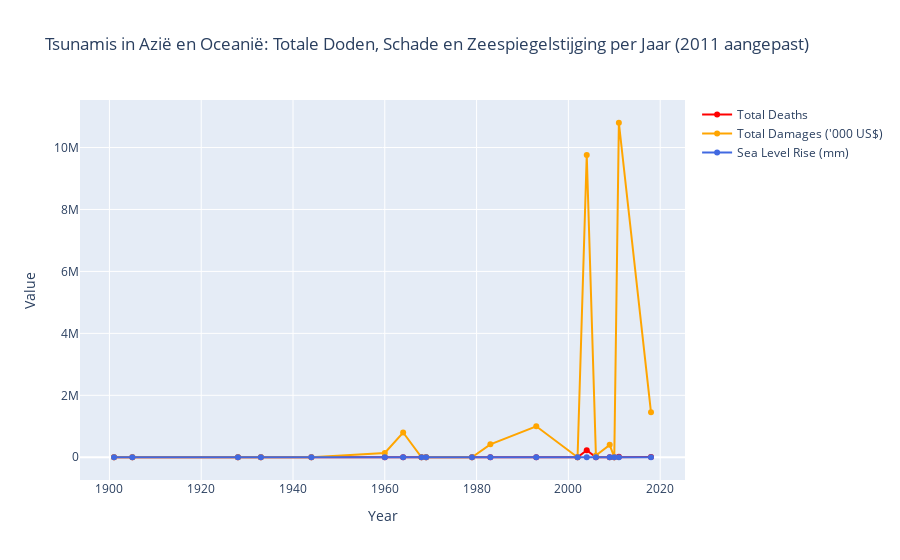

The code cell stored with this chart in its notebook:
### Code cell
import plotly.graph_objects as go

merged_df['Year'] = merged_df['Year'].astype(int)
df = merged_df[merged_df['Region'].str.contains('Asia|Oceania', case=False, na=False)]

yearly_deaths = df.groupby('Year')['Total Deaths'].sum()
yearly_damages = df.groupby('Year')["Total Damages ('000 US$)"].sum()
yearly_sealevel = df.groupby('Year')['mmfrom1993-2008average'].mean()

# Pas alleen Total Damages van 2011 aan:
yearly_damages.loc[2011] = 10_800_000  # 10.8 miljoen

fig = go.Figure()

fig.add_trace(go.Scatter(
    x=yearly_deaths.index,
    y=yearly_deaths.values,
    mode='lines+markers',
    name='Total Deaths',
    line=dict(color='red')
))

fig.add_trace(go.Scatter(
    x=yearly_damages.index,
    y=yearly_damages.values,
    mode='lines+markers',
    name="Total Damages ('000 US$)",
    line=dict(color='orange')
))

fig.add_trace(go.Scatter(
    x=yearly_sealevel.index,
    y=yearly_sealevel.values,
    mode='lines+markers',
    name='Sea Level Rise (mm)',
    line=dict(color='royalblue')
))

fig.update_layout(
    title="Tsunamis in Azië en Oceanië: Totale Doden, Schade en Zeespiegelstijging per Jaar (2011 aangepast)",
    xaxis_title="Year",
    yaxis_title="Value",
    height=600
)

fig.show()

### Figure 1 — Plotly figure (JSON) as saved in the notebook; plotly's stock layout.template omitted (floating-point values rounded to 4 significant figures)
{"data": [{"line": {"color": "red"}, "mode": "lines+markers", "name": "Total Deaths", "type": "scatter", "x": [1901, 1905, 1928, 1933, 1944, 1960, 1964, 1968, 1969, 1979, 1983, 1993, 2002, 2004, 2006, 2009, 2010, 2011, 2018], "y": [18, 41, 128, 3000, 1223, 170, 25, 200, 64, 539, 102, 239, 8, 226096, 805, 1, 530, 19847, 4140]}, {"line": {"color": "orange"}, "mode": "lines+markers", "name": "Total Damages ('000 US$)", "type": "scatter", "x": [1901, 1905, 1928, 1933, 1944, 1960, 1964, 1968, 1969, 1979, 1983, 1993, 2002, 2004, 2006, 2009, 2010, 2011, 2018], "y": [0, 0, 0, 0, 0, 140000, 800000, 0, 0, 0, 416000, 1000000, 0, 9761000, 55000, 400000, 0, 10800000, 1450000]}, {"line": {"color": "royalblue"}, "mode": "lines+markers", "name": "Sea Level Rise (mm)", "type": "scatter", "x": [1901, 1905, 1928, 1933, 1944, 1960, 1964, 1968, 1969, 1979, 1983, 1993, 2002, 2004, 2006, 2009, 2010, 2011, 2018], "y": [-156.5, -154.4, -128.9, -120.0, -116.9, -66.88, -70.98, -72.81, -62.61, -46.81, -22.28, -22.78, 2.153, 13.65, 9.519, 33.65, 33.88, 36.72, 53.09]}], "layout": {"autosize": true, "title": {"text": "Tsunamis in Azië en Oceanië: Totale Doden, Schade en Zeespiegelstijging per Jaar (2011 aangepast)"}, "xaxis": {"autorange": true, "range": [1894.0, 2025.0], "title": {"text": "Year"}, "type": "linear"}, "yaxis": {"autorange": true, "range": [-721600.0, 11520000.0], "title": {"text": "Value"}, "type": "linear"}}}
